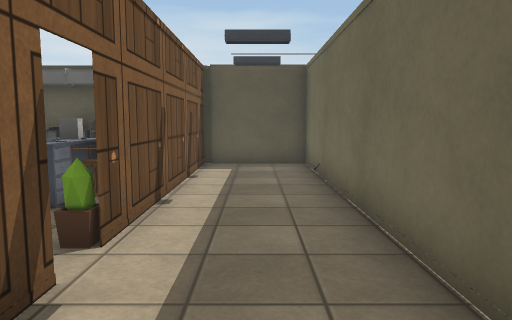
view 1 (above)

16 first-person views from a walk through a Unity game level. The camera is 1.3 m above the floor, tilts 6° down and sees 70° across. The floor is counted in squares, 1 m on a side. Each view is taken from the middle of a square. On the plan, view 1 faces up. The plan holds only what a view shows up to about 15 squares ahead; the rest is blank. The place goes on beyond the plan. The player is left out. Door leaves are left out, so doorways stand open. Some surface patterns are stand-ins.

view 2
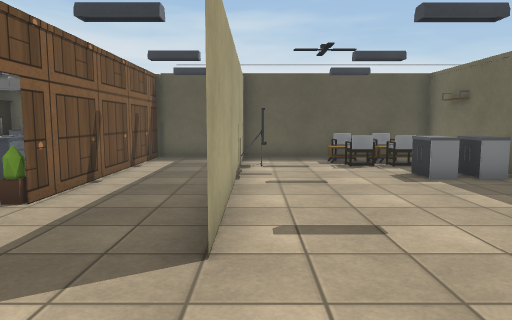

view 3
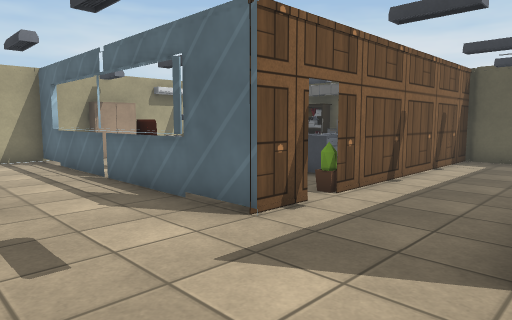

view 4
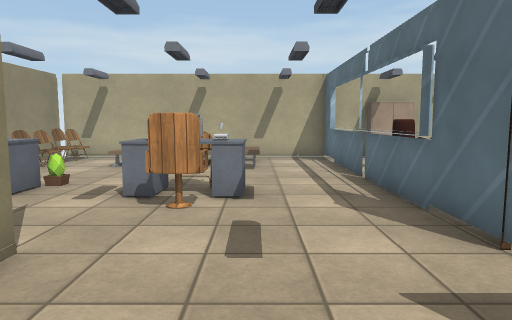

view 5
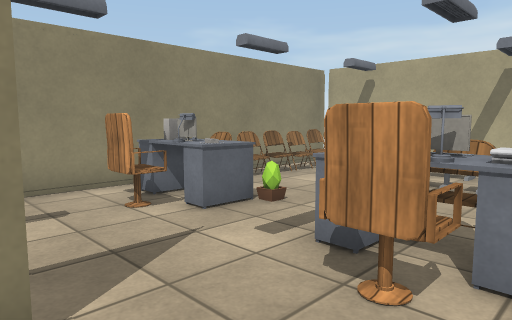

view 6
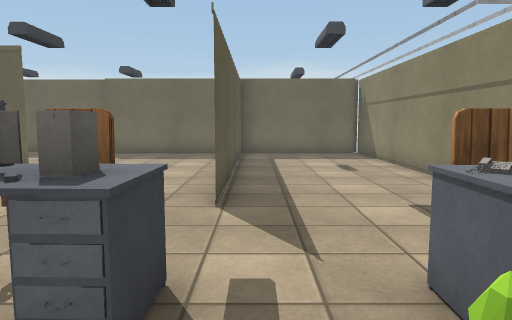

view 7
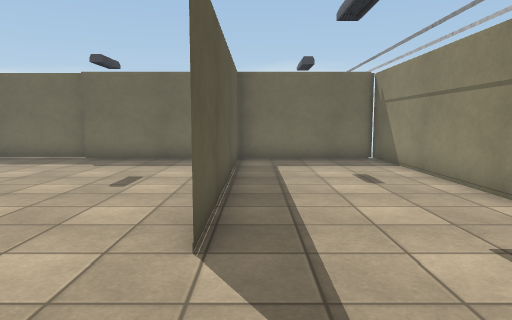

view 8
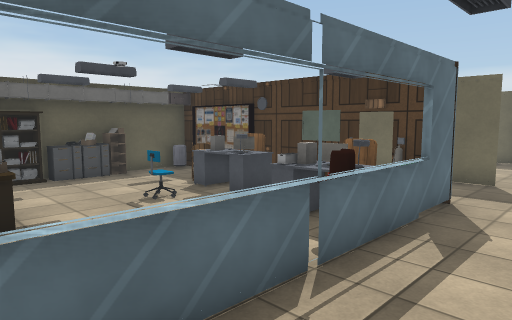

view 9
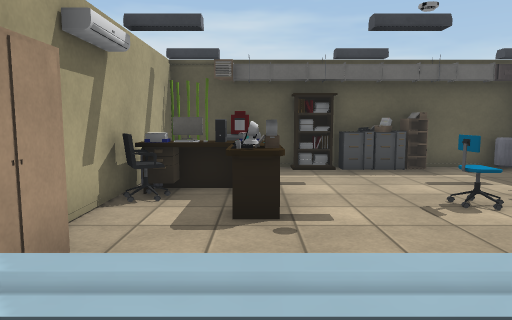

view 10
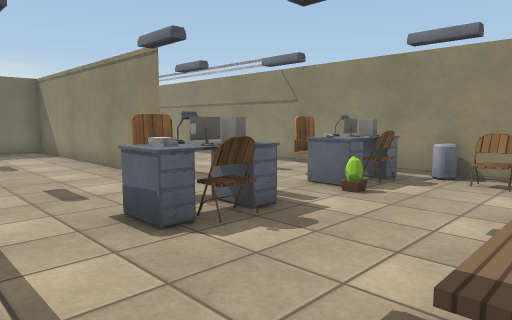

view 11
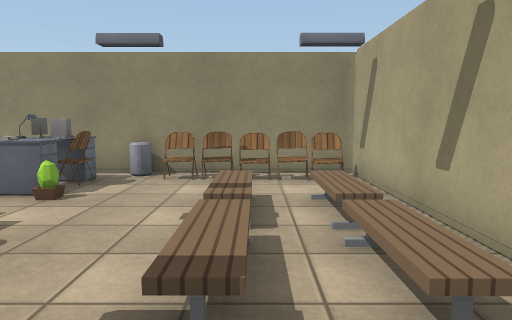

view 12
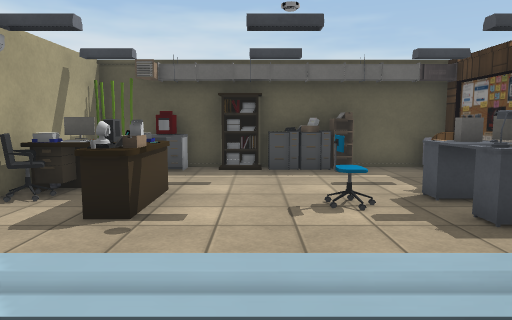

view 13
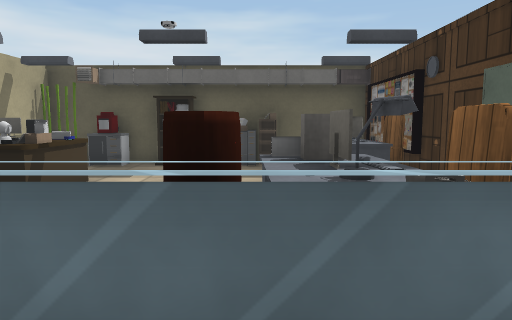

view 14
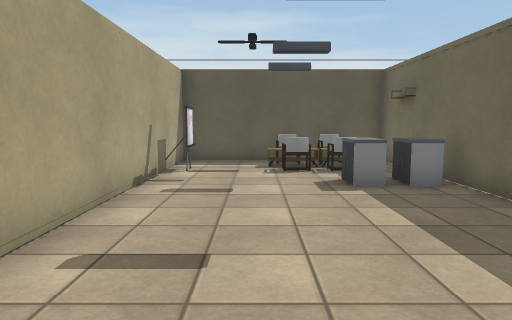

view 15
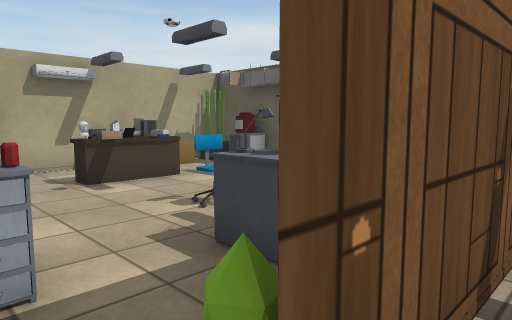

view 16
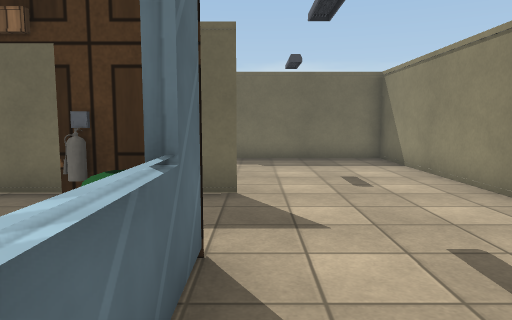

### Floor plan
Key: @ floor where view 1 was taken; # wall or solid block; . floor; / step, stairs or slope; = window, fence, low wall or low ledge; ^ raised ledge; O other object.
Columns run from 12 left of view 1 to 8 right of it. Each row starts with its distance up from view 1.
 12   ################ ##
 11  ##OOOOO# O...#..#O.#
 10  O=...   .O...#..OOO#
  9  O........O...O..OO.#
  8  OOO....#OO...#.....#
  7  OOO ...OO#...#...OO#
  6 ##.O .O.OO#...#...###
  5 ##......=#O...#.....#
  4 #O   .....O...#.....#
  3 #O     ^OOO...#.....#
  2 ###===#OOOO...#.....#
  1 #.......O...........#
  0 #...........@.......#
 -1 #.//................#
 -2 #.//..OOO...........#
 -3 #.//...OO..##########
 -4 #.O/................#
 -5 #.O/...#............#
 -6 #.....OOO...........#
 -7 #OOO...OO...........#
 -8 ####OOO##############

Positions as (right, up) in squares from view 1, and headings:
1: (0, 0), facing up
2: (2, -2), facing up
3: (2, -2), facing up-left
4: (2, -1), facing left
5: (-1, -1), facing down-left
6: (-7, -4), facing right
7: (-5, -4), facing right
8: (-10, -1), facing up-right
9: (-9, 1), facing up
10: (-9, 1), facing down-right
11: (-9, 1), facing down
12: (-7, 1), facing up
13: (-5, 0), facing up
14: (4, -1), facing up
15: (-1, 3), facing up-left
16: (-5, 1), facing right
